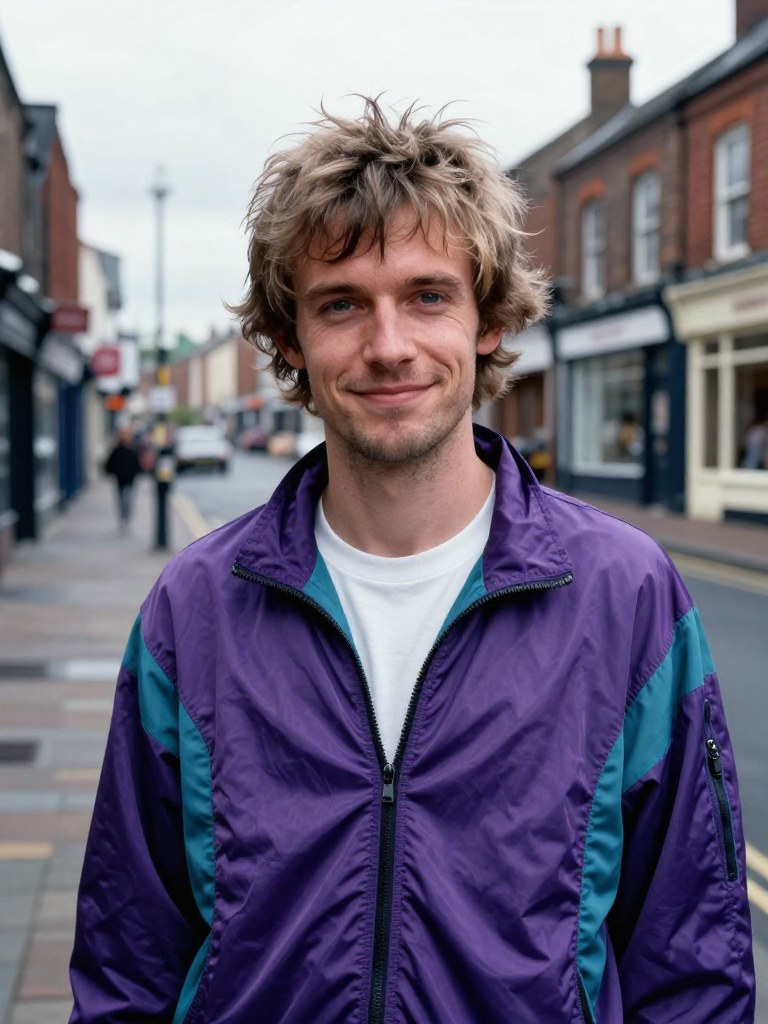
#> input picture production/casting/darren-milner/front.jpg, 768 x 1024 px
$ python -i candidate_sheet.py   (imports and definitions only)
#> lines starting #> are read from the running program, lines starting #| are printed output that depends on the picture
#!/usr/bin/env python3
"""Pack the candidates' pictures for the approval page.

    python tools/ue/candidate_sheet.py F:/LedgerTools/tmp/cand production/casting/candidates-2026-09-25
    python tools/ue/candidate_sheet.py --selftest

From the portrait tool's -PortraitTakes run (MetaHumanPortrait.cpp): for each
candidate, the front and profile pictures as JPEGs, and the speaking frames
packed into ONE sheet of frames (a sprite), which the page steps through in
time with the line's audio. One file per clip, not ninety: the page has a
file limit, and this PC has no video encoder (ffmpeg would be a new download).

Writes <out>/<slug>/<take>-front.jpg, -profile.jpg, -speak.jpg and
<out>/index.json: per candidate, the sprite's columns, rows, frame count and
frames a second, which the page needs to play it.
"""
import glob
import json
import math
import os
import re
import sys

WHO = {"lena": "sheila-dunn", "rocco": "ron-kirby", "sam": "darren-milner", "tom": "tom-nowak"}   # Tom: 6 October, item 1.2 (no speaking shot)
FPS = 15              # MetaHumanPortrait.cpp SpeakFps
STILL = (720, 540)    # front and profile, cut from the 1280x720 frame's centre
FRAME = (400, 300)    # each speaking frame in the sheet
# The speaking frames are cut round the face, not the frame's centre: at the
# portrait tool's speaking distance the head sits in the top half, and a
# centre cut left it sixty pixels wide, too small to read the lips.
SPEAK_BOX = (400, 40, 880, 400)
COLS = 10


def centre_crop(im, aspect):
    w, h = im.size
    tw = min(w, int(h * aspect))
    th = min(h, int(tw / aspect))
    x, y = (w - tw) // 2, (h - th) // 2
    return im.crop((x, y, x + tw, y + th))


def grid(n, cols=COLS):
    return cols, max(1, math.ceil(n / cols))


def pack(src, out):
    from PIL import Image
    index = {}
    os.makedirs(out, exist_ok=True)
    # Any take, a letter and a number (C1 on 25 September, P1 on the 26th).
    for p in sorted(glob.glob(os.path.join(src, "ue-portrait-*-*-front.png"))):
        m = re.match(r"ue-portrait-([a-z]+)-([a-z]\d)-front\.png$", os.path.basename(p))
        if not m or m.group(1) not in WHO:
            continue
        who, take = m.group(1), m.group(2).upper()
        slug = WHO[who]
        os.makedirs(os.path.join(out, slug), exist_ok=True)
        entry = {"take": take}
        for shot in ("front", "profile"):
            f = os.path.join(src, "ue-portrait-%s-%s-%s.png" % (who, take.lower(), shot))
            if os.path.exists(f):
                im = centre_crop(Image.open(f).convert("RGB"), STILL[0] / STILL[1]).resize(STILL, Image.LANCZOS)
                rel = "%s/%s-%s.jpg" % (slug, take, shot)
                im.save(os.path.join(out, rel), quality=85)
                entry[shot] = rel
        frames = sorted(glob.glob(os.path.join(src, "ue-speak-%s-%s" % (who, take.lower()), "f*.png")))
        if frames:
            cols, rows = grid(len(frames))
            sheet = Image.new("RGB", (cols * FRAME[0], rows * FRAME[1]))
            for i, f in enumerate(frames):
                im = Image.open(f).convert("RGB").crop(SPEAK_BOX).resize(FRAME, Image.LANCZOS)
                sheet.paste(im, ((i % cols) * FRAME[0], (i // cols) * FRAME[1]))
            rel = "%s/%s-speak.jpg" % (slug, take)
            sheet.save(os.path.join(out, rel), quality=78)
            entry["speak"] = {"file": rel, "frames": len(frames), "cols": cols, "rows": rows, "fps": FPS}
        index.setdefault(slug, []).append(entry)
    for slug in index:
        index[slug].sort(key=lambda e: e["take"])
    with open(os.path.join(out, "index.json"), "w", encoding="utf-8") as fh:
        json.dump(index, fh, indent=1)
    n = sum(len(v) for v in index.values())
    size = sum(os.path.getsize(x) for x in glob.glob(os.path.join(out, "*", "*.jpg"))) / 1e6
    print("candidate_sheet: %d candidates, %.1f MB -> %s" % (n, size, out))
    return index


def selftest():
    ok = bad = 0

    def check(name, cond):
        nonlocal ok, bad
        if cond:
            ok += 1
        else:
            bad += 1
            print("candidate_sheet selftest FAIL " + name)
    check("ninety frames make a ten by nine sheet", grid(90) == (10, 9))
    check("a single frame makes a sheet of one row", grid(1) == (10, 1))
    from PIL import Image
    im = centre_crop(Image.new("RGB", (1280, 720)), 4 / 3)
    check("the crop keeps the frame's height and centres the width", im.size == (960, 720))
    check("every asset name has its person", sorted(WHO.values()) == ["darren-milner", "ron-kirby", "sheila-dunn", "tom-nowak"])
    print("candidate_sheet selftest: passed=%d/%d failed=%d" % (ok, ok + bad, bad))
    return 1 if bad else 0


# [4 lines not run here, left out]

>>> import cv2
>>> picture = cv2.imread('../../production/casting/darren-milner/front.jpg', cv2.IMREAD_GRAYSCALE)
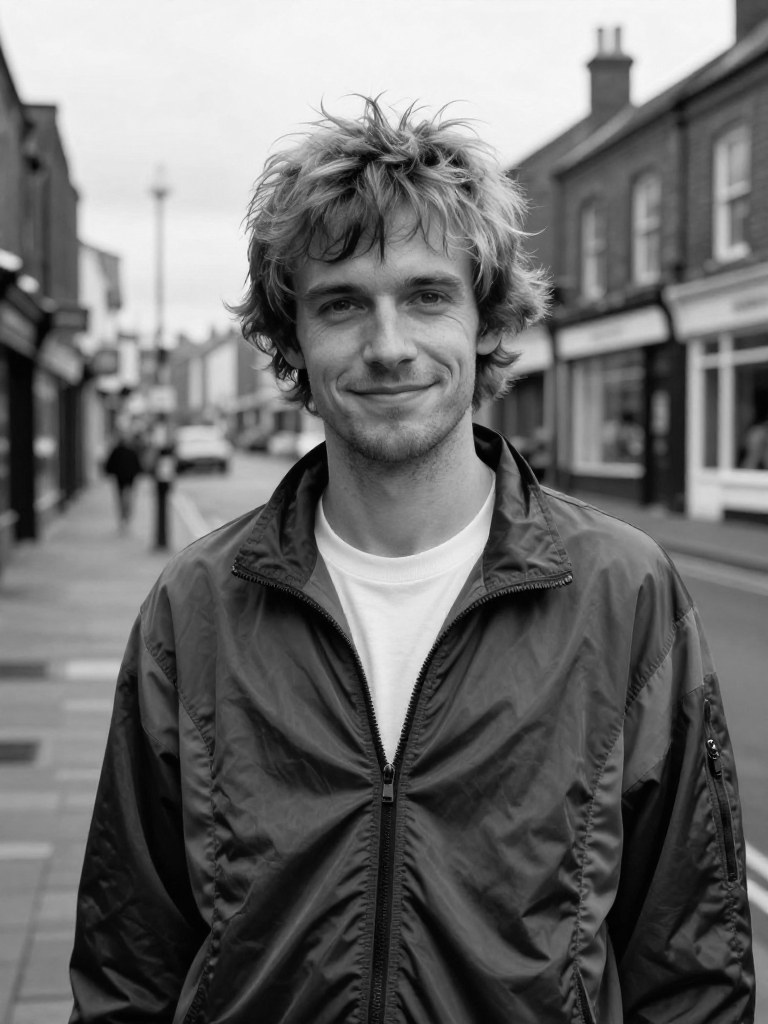
#> picture: shape (1024, 768); min 0, max 255, mean 110.4
>>> result = pack(picture, 'out.png')
#> (the run stopped early here; a loop or call above may not have finished)

$ run again, on production/casting/darren-milner/profile.jpg
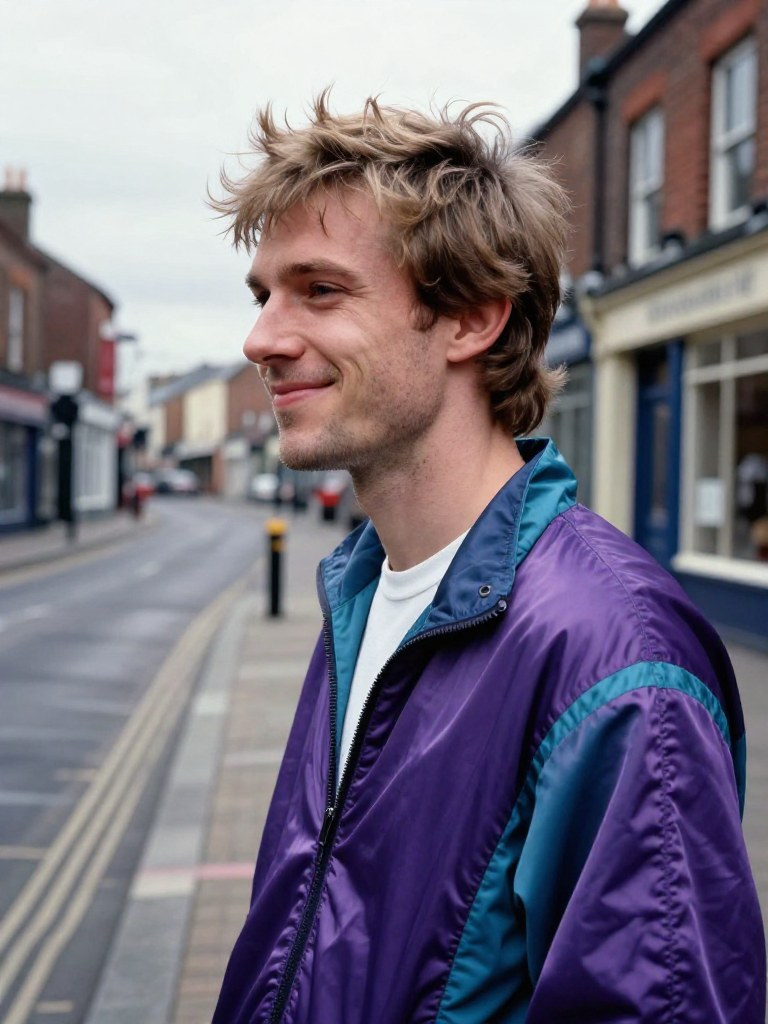
#> input picture production/casting/darren-milner/profile.jpg, 768 x 1024 px
#> `picture = cv2.imread('../../production/casting/darren-milner/front.jpg..`:
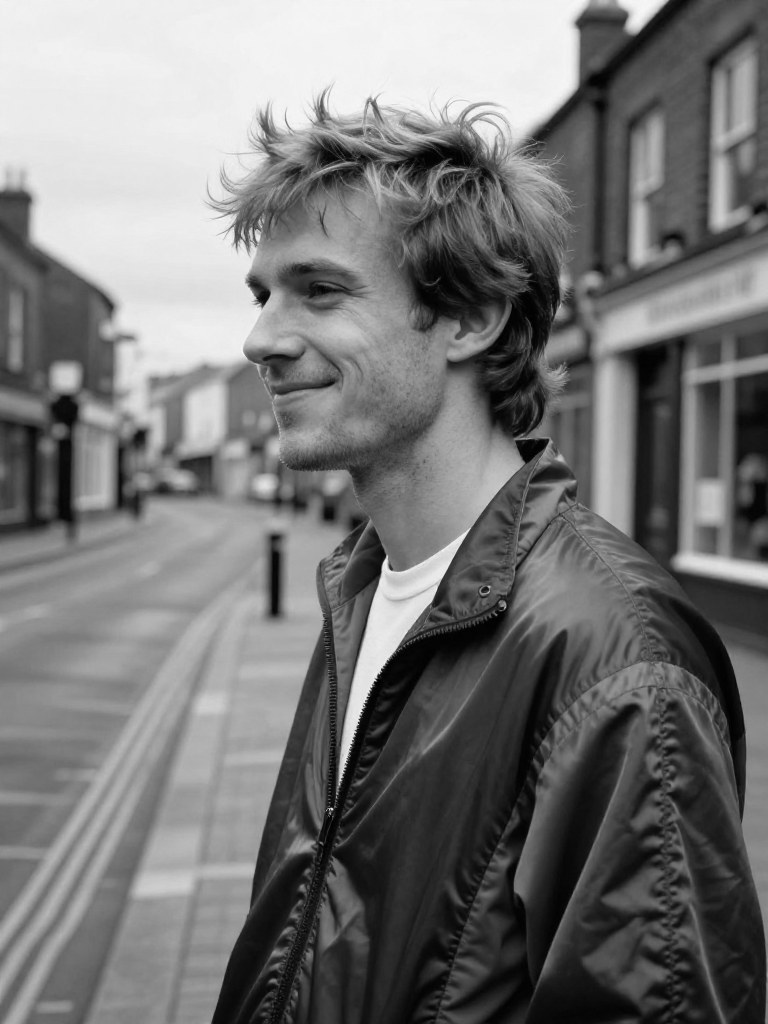
#> picture: shape (1024, 768); min 0, max 255, mean 117.8
